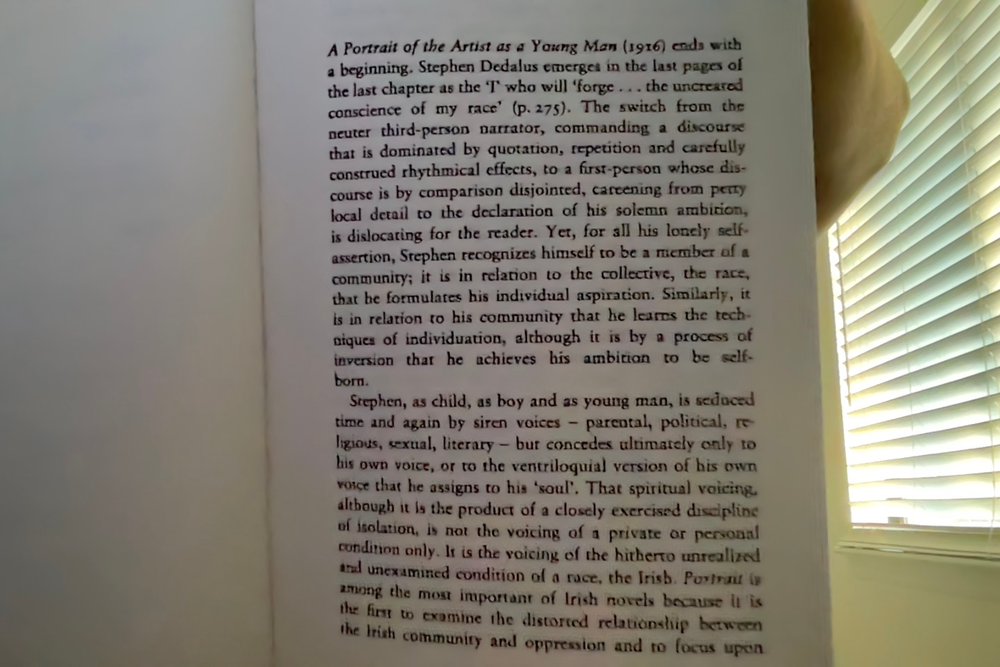
#> input picture test1.png, 1000 x 667 px, shrunk from 1440 x 960 before the run
$ python -i lite_detect.py   (imports and definitions only)
#> lines starting #> are read from the running program, lines starting #| are printed output that depends on the picture; after the words box and inside, x2 and y2 are one past the last pixel; in counts of white or black regions, pixels touching at a corner belong together
#> further down, picture is the input picture: shape (667, 1000, 3); mean B, G, R 115.6, 127.2, 131.5
import cv2
import numpy as np

def lite_detect_text_boxes(frame_bgr):
    """
    OpenCV-only text detector using masking + contours.
    Returns:
      processed_frame (with green word boxes + blue overall box),
      word_boxes: list of (x1,y1,x2,y2)
    """
    img = frame_bgr.copy()
    gray = cv2.cvtColor(img, cv2.COLOR_BGR2GRAY)
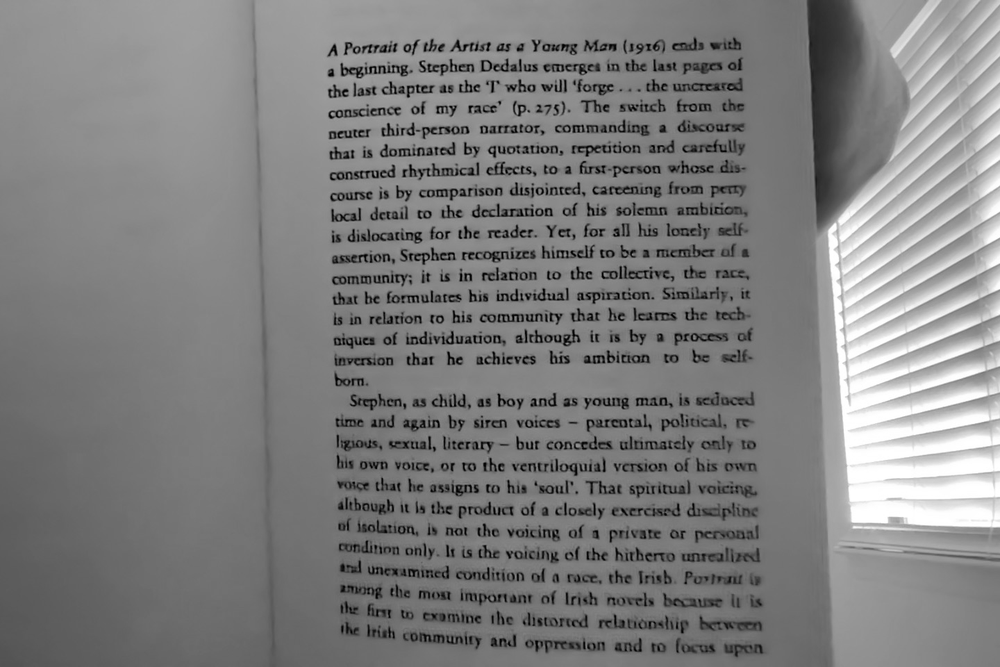
#> gray: shape (667, 1000); min 0, max 255, mean 127.2

    # Light denoise
    gray = cv2.GaussianBlur(gray, (3, 3), 0)

    # Binary mask (adaptive works better for uneven lighting)
    bw = cv2.adaptiveThreshold(
        gray, 255,
        cv2.ADAPTIVE_THRESH_GAUSSIAN_C,
        cv2.THRESH_BINARY,
        31, 9
    )
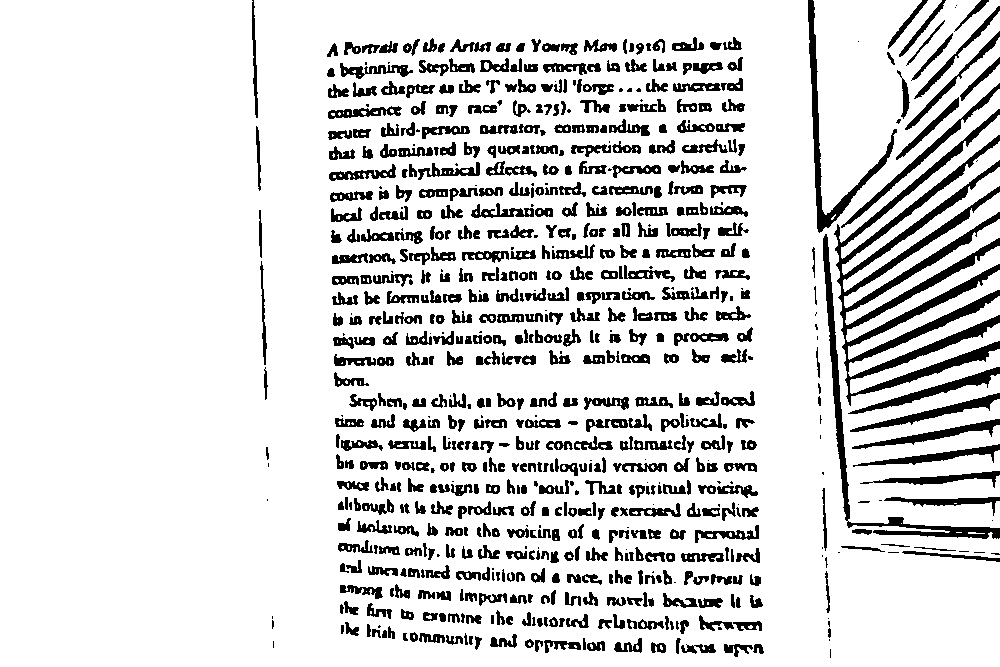
#> bw: shape (667, 1000); 85.5% white; 744 black regions (117 under 20 px), largest, box (x1, y1, x2, y2) and area: (834, 109, 1000, 406) 13194, (823, 234, 1000, 539) 3010, (808, 0, 897, 233) 2190

    # Ensure black text on white background (CRNN-friendly)
    # If the image is mostly black, invert it
    if np.mean(bw) < 127:
        bw = 255 - bw

    # Connect characters within words (horizontal emphasis)
    kernel = cv2.getStructuringElement(cv2.MORPH_RECT, (15, 3))
    bw2 = cv2.morphologyEx(bw, cv2.MORPH_CLOSE, kernel, iterations=1)
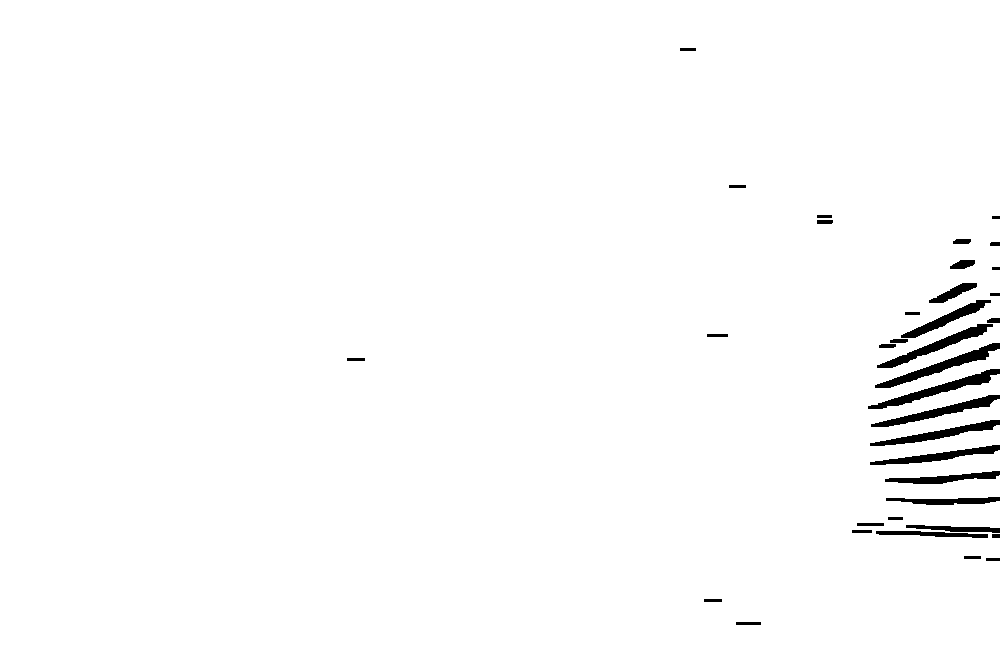
#> bw2: shape (667, 1000); 98.4% white; 36 black regions

    # Find contours
    cnts, _ = cv2.findContours(bw2, cv2.RETR_EXTERNAL, cv2.CHAIN_APPROX_SIMPLE)
#> cnts = 1 contour; box (x1, y1, x2, y2) and area: (0, 0, 1000, 667) 657546

    h, w = gray.shape
#> h = 667; w = 1000
    word_boxes = []

    for c in cnts:
        x, y, ww, hh = cv2.boundingRect(c)

        # Filter noise
        if ww < 18 or hh < 10:
            continue
        if ww > 0.98 * w or hh > 0.98 * h:
            continue

        area = ww * hh
        if area < 180:
            continue

        aspect = ww / max(1, hh)
        # word-ish regions: usually wider than tall
        if aspect < 1.0:
            continue

        word_boxes.append((x, y, x + ww, y + hh))
#> this loop made 1 pass
#> after the loop, word_boxes = []

    # Sort top-to-bottom, left-to-right (basic reading order)
    word_boxes.sort(key=lambda b: (b[1], b[0]))

    # Draw word boxes + overall block box
    x_min, y_min, x_max, y_max = 10**9, 10**9, 0, 0
    for (x1, y1, x2, y2) in word_boxes:
        cv2.rectangle(img, (x1, y1), (x2, y2), (0, 255, 0), 2)
        x_min = min(x_min, x1)
        y_min = min(y_min, y1)
        x_max = max(x_max, x2)
        y_max = max(y_max, y2)
#> this loop made 0 passes

    if word_boxes:
        cv2.rectangle(img, (x_min, y_min), (x_max, y_max), (255, 0, 0), 3)

    return img, word_boxes

>>> import cv2
>>> picture = cv2.imread('test1.png')
>>> result = lite_detect_text_boxes(picture)

$ run again, on debug_doc.png
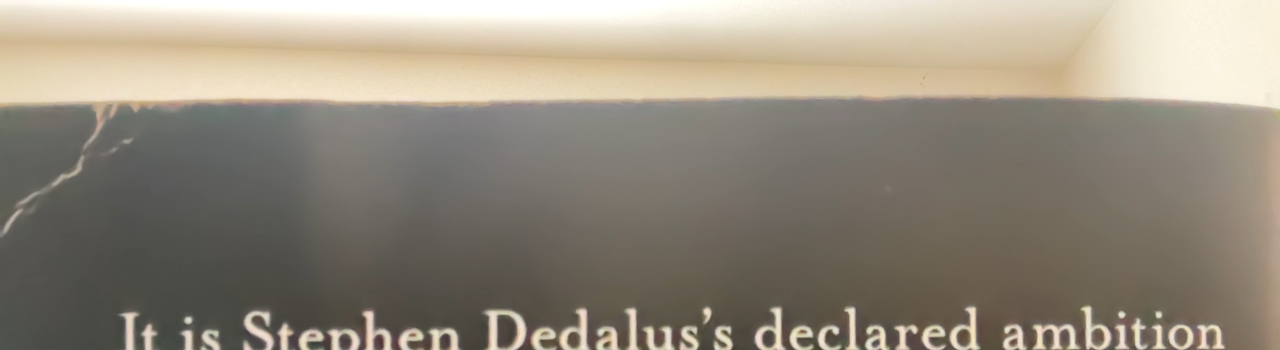
#> input picture debug_doc.png, 1280 x 350 px
#> picture is the input picture: shape (350, 1280, 3); mean B, G, R 125, 138.9, 147
#> in lite_detect_text_boxes, `bw = cv2.adaptiveThreshold( gray, 255, cv2.ADAPTIVE_THRESH_GAUSSIAN_C,..`:
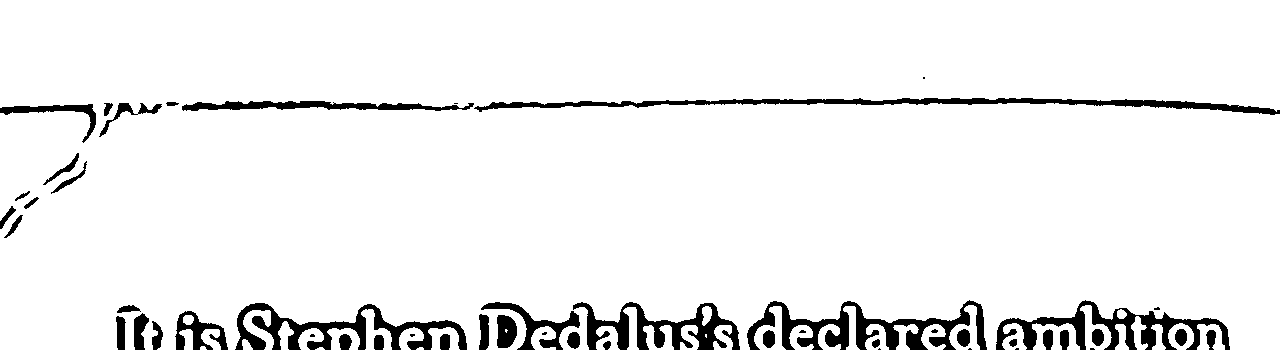
#> bw: shape (350, 1280); 93.6% white; 50 black regions (11 under 20 px), largest, box (x1, y1, x2, y2) and area: (747, 300, 987, 350) 4382, (474, 98, 1280, 115) 4002, (235, 303, 467, 350) 3725
#> in lite_detect_text_boxes, `bw2 = cv2.morphologyEx(bw, cv2.MORPH_CLOSE, kernel, iterations=1)`:
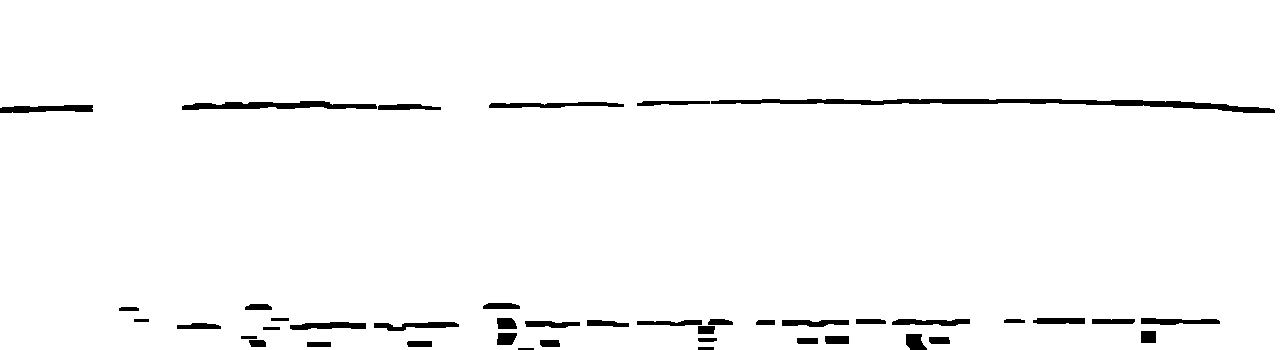
#> bw2: shape (350, 1280); 97.3% white; 43 black regions
#> cnts = 1 contour; box (x1, y1, x2, y2) and area: (0, 0, 1280, 350) 445360
#> the loop in lite_detect_text_boxes, `for c in cnts:` made 1 pass
#> after the loop in lite_detect_text_boxes, `for c in cnts:`: word_boxes = []
